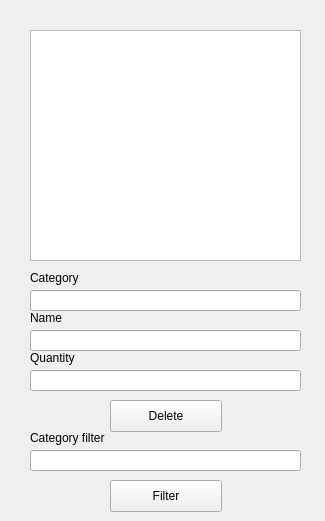
<?xml version="1.0" encoding="UTF-8"?>
<ui version="4.0">
 <class>gui</class>
 <widget class="QWidget" name="gui">
  <property name="geometry">
   <rect>
    <x>0</x>
    <y>0</y>
    <width>325</width>
    <height>521</height>
   </rect>
  </property>
  <property name="windowTitle">
   <string>gui</string>
  </property>
  <widget class="QListWidget" name="listWidget">
   <property name="geometry">
    <rect>
     <x>30</x>
     <y>30</y>
     <width>271</width>
     <height>231</height>
    </rect>
   </property>
  </widget>
  <widget class="QPushButton" name="deleteButton">
   <property name="geometry">
    <rect>
     <x>110</x>
     <y>400</y>
     <width>112</width>
     <height>32</height>
    </rect>
   </property>
   <property name="text">
    <string>Delete</string>
   </property>
  </widget>
  <widget class="QPushButton" name="filterButton">
   <property name="geometry">
    <rect>
     <x>110</x>
     <y>480</y>
     <width>112</width>
     <height>32</height>
    </rect>
   </property>
   <property name="text">
    <string>Filter</string>
   </property>
  </widget>
  <widget class="QLineEdit" name="categoryLineEdit">
   <property name="geometry">
    <rect>
     <x>30</x>
     <y>290</y>
     <width>271</width>
     <height>21</height>
    </rect>
   </property>
  </widget>
  <widget class="QLineEdit" name="quantityLineEdit">
   <property name="geometry">
    <rect>
     <x>30</x>
     <y>370</y>
     <width>271</width>
     <height>21</height>
    </rect>
   </property>
  </widget>
  <widget class="QLineEdit" name="nameLineEdit">
   <property name="geometry">
    <rect>
     <x>30</x>
     <y>330</y>
     <width>271</width>
     <height>21</height>
    </rect>
   </property>
  </widget>
  <widget class="QLineEdit" name="filterLineEdit">
   <property name="geometry">
    <rect>
     <x>30</x>
     <y>450</y>
     <width>271</width>
     <height>21</height>
    </rect>
   </property>
  </widget>
  <widget class="QLabel" name="label">
   <property name="geometry">
    <rect>
     <x>30</x>
     <y>270</y>
     <width>58</width>
     <height>16</height>
    </rect>
   </property>
   <property name="text">
    <string>Category</string>
   </property>
  </widget>
  <widget class="QLabel" name="label_2">
   <property name="geometry">
    <rect>
     <x>30</x>
     <y>310</y>
     <width>58</width>
     <height>16</height>
    </rect>
   </property>
   <property name="text">
    <string>Name</string>
   </property>
  </widget>
  <widget class="QLabel" name="label_3">
   <property name="geometry">
    <rect>
     <x>30</x>
     <y>350</y>
     <width>58</width>
     <height>16</height>
    </rect>
   </property>
   <property name="text">
    <string>Quantity</string>
   </property>
  </widget>
  <widget class="QLabel" name="label_4">
   <property name="geometry">
    <rect>
     <x>30</x>
     <y>430</y>
     <width>91</width>
     <height>16</height>
    </rect>
   </property>
   <property name="text">
    <string>Category filter</string>
   </property>
  </widget>
 </widget>
 <resources/>
 <connections/>
</ui>
